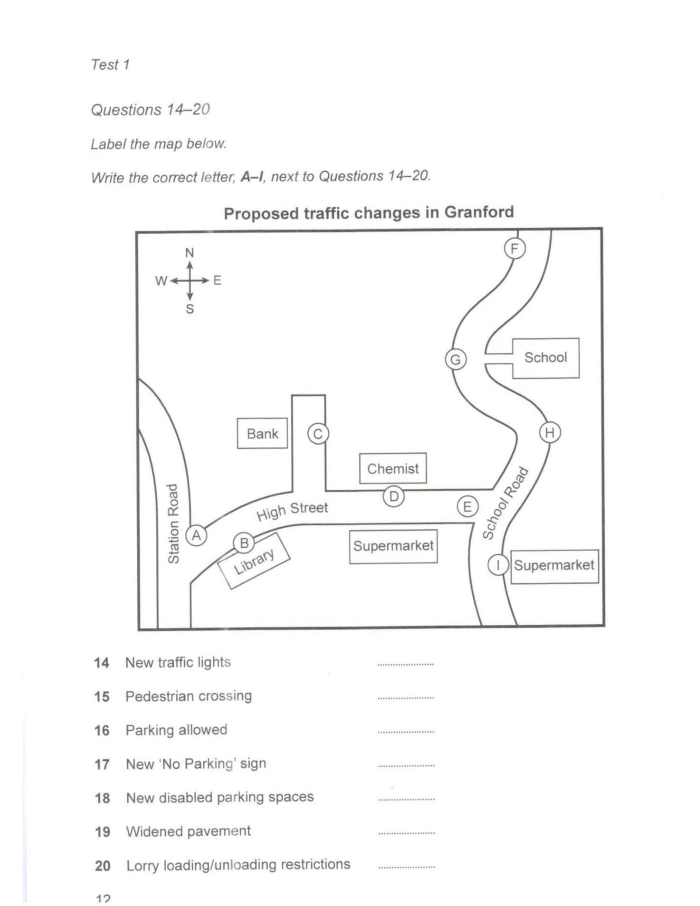
#> input picture cbt/pages/13/10.jpg, 1400 x 1812 px (shown at 1/2 size)
$ python -i margin.py   (imports and definitions only)
#> lines starting #> are read from the running program, lines starting #| are printed output that depends on the picture; after the words box and inside, x2 and y2 are one past the last pixel; in counts of white or black regions, pixels touching at a corner belong together
#> further down, picture is the input picture: PIL image 1400x1812 RGB; mean R, G, B 249.9, 249.9, 249.9
#!/usr/bin/env python3
"""Find paragraph letters (A, B, C...) printed in the margin beside reading passages.

Both OCR engines tend to skip a lone bold letter, so we OCR a narrow strip just left of each text column
and keep single capital letters. Results are cached in cache/<book>/<page>.margin.json and merged in lines.py.

    python3 tools/margin.py /path/to/ocr_png_dir     # needs the grayscale page PNGs from render.py
"""
import json, os, subprocess, sys, tempfile
from collections import Counter
from PIL import Image
import numpy as np
from segment import segment

HERE = os.path.dirname(os.path.abspath(__file__))
CACHE = os.path.join(HERE, 'cache')


def column_starts(lines):
    xs = Counter(round(l['x'], 2) for l in lines if len(l['t']) > 35)
    starts = []
    for x, n in xs.most_common():
        if n < 4:
            break
        if all(abs(x - s) > 0.05 for s in starts):
            starts.append(x)
    return starts


def blobs(img):
    """Dark blobs in a narrow strip: (x0, y0, x1, y1) in pixels."""
    a = np.asarray(img.convert('L')) < 165
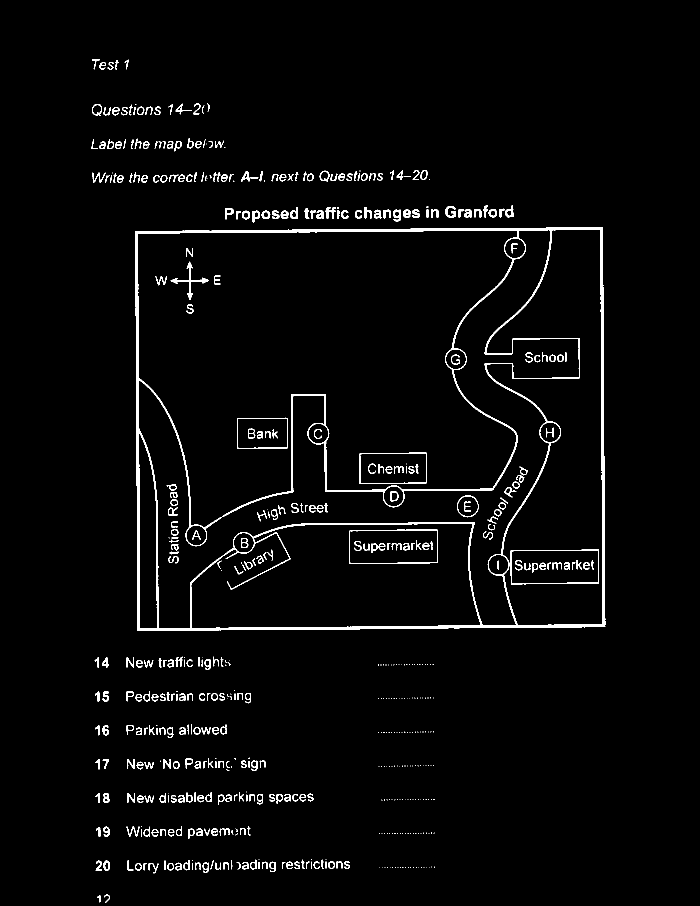
#> a: shape (1812, 1400) bool (shown at 1/2 size); 2.7% white; 560 white regions (200 under 20 px), largest, box (x1, y1, x2, y2) and area: (271, 454, 1211, 1262) 33831, (1021, 1099, 1198, 1169) 906, (698, 1059, 876, 1128) 788
    rows = a.any(axis=1)
    # close small vertical gaps so a faint letter is one blob
    r2 = rows.copy()
    for k in range(1, 5):
        r2[:-k] |= rows[k:] & rows[:-k]
    idx = np.where(rows)[0]
    for a0, b0 in zip(idx, idx[1:]):
        if 1 < b0 - a0 <= 5:
            r2[a0:b0] = True
    rows = r2
    out, y = [], 0
#> y = 0
    H = len(rows)
#> H = 1812
    while y < H:
        if rows[y]:
            y0 = y
            while y < H and rows[y]:
                y += 1
            band = a[y0:y]
            cols = np.where(band.any(axis=0))[0]
            if len(cols):
                out.append((int(cols[0]), y0, int(cols[-1]) + 1, y))
        y += 1
    return out


def ocr_strip(img):
    res = []
    for x0, y0, x1, y1 in blobs(img):
        h, w = y1 - y0, x1 - x0
        if not (18 <= h <= 90 and 10 <= w <= 45) or x1 >= img.width - 2:
            continue
        crop = img.crop((x0, y0, x1, y1))
        canvas = Image.new('L', (w + 60, h + 60), 255)
        canvas.paste(crop.convert('L'), (30, 30))
        canvas = canvas.resize((canvas.width * 3, canvas.height * 3))
        votes = Counter()
        with tempfile.TemporaryDirectory() as d:
            p = os.path.join(d, 'c.png')
            canvas.save(p)
            for psm in ('10', '8', '7', '13'):
                t = subprocess.run(['tesseract', p, 'stdout', '--psm', psm, '-c', 'tessedit_char_whitelist=ABCDEFGHIJKL'],
                                   capture_output=True, text=True).stdout.strip()
                if len(t) == 1:
                    votes[t] += 1
        if votes:
            t, n = votes.most_common(1)[0]
            if n >= 2:
                res.append({'t': t, 'x': x0, 'y': y0, 'w': w, 'h': h, 'conf': 90})
#> this loop made 14 passes
#> (x0, y0, x1, y1, h, w) on passes 1 to 12: (184, 118, 257, 139, 21, 73), (184, 207, 419, 232, 25, 235), (183, 276, 451, 303, 27, 268), (185, 340, 859, 366, 26, 674), (450, 411, 1027, 445, 34, 577), (271, 454, 1211, 1262, 808, 940), (189, 1313, 867, 1340, 27, 678), (190, 1380, 867, 1407, 27, 677), (190, 1449, 868, 1476, 27, 678), (191, 1515, 868, 1542, 27, 677), (191, 1583, 869, 1609, 26, 678), (192, 1652, 869, 1678, 26, 677)
#> after the loop, res = []
    return res


def main(png_dir):
    for book in sorted(d for d in os.listdir(CACHE) if d.isdigit() and os.path.isdir(os.path.join(png_dir, d))):
        segs, _ = segment(book)
        pages = sorted({r['page'] for s in segs if s['kind'] == 'R' for r in s['rows']})
        for p in pages:
            out_path = os.path.join(CACHE, book, f'{p}.margin.json')
            if os.path.exists(out_path):
                continue
            v = json.load(open(os.path.join(CACHE, book, f'{p}.vjson')))
            img = Image.open(os.path.join(png_dir, book, f'{p}.png'))
            W, H = img.size
            found = []
            for x0 in column_starts(v['lines']):
                a, b = max(0, x0 - 0.06), x0 - 0.006
                if b <= a:
                    continue
                strip = img.crop((int(a * W), 0, int(b * W), H))
                for w in ocr_strip(strip):
                    found.append({'t': w['t'], 'x': a + w['x'] / W, 'y': w['y'] / H, 'w': w['w'] / W, 'h': w['h'] / H, 'conf': w['conf']})
            json.dump(found, open(out_path, 'w'))
            if found:
                print(book, p, ''.join(f['t'] for f in found), flush=True)


# [2 lines not run here, left out]

>>> from PIL import Image
>>> picture = Image.open('../../../cbt/pages/13/10.jpg')
>>> result = ocr_strip(picture)
#> result = []
